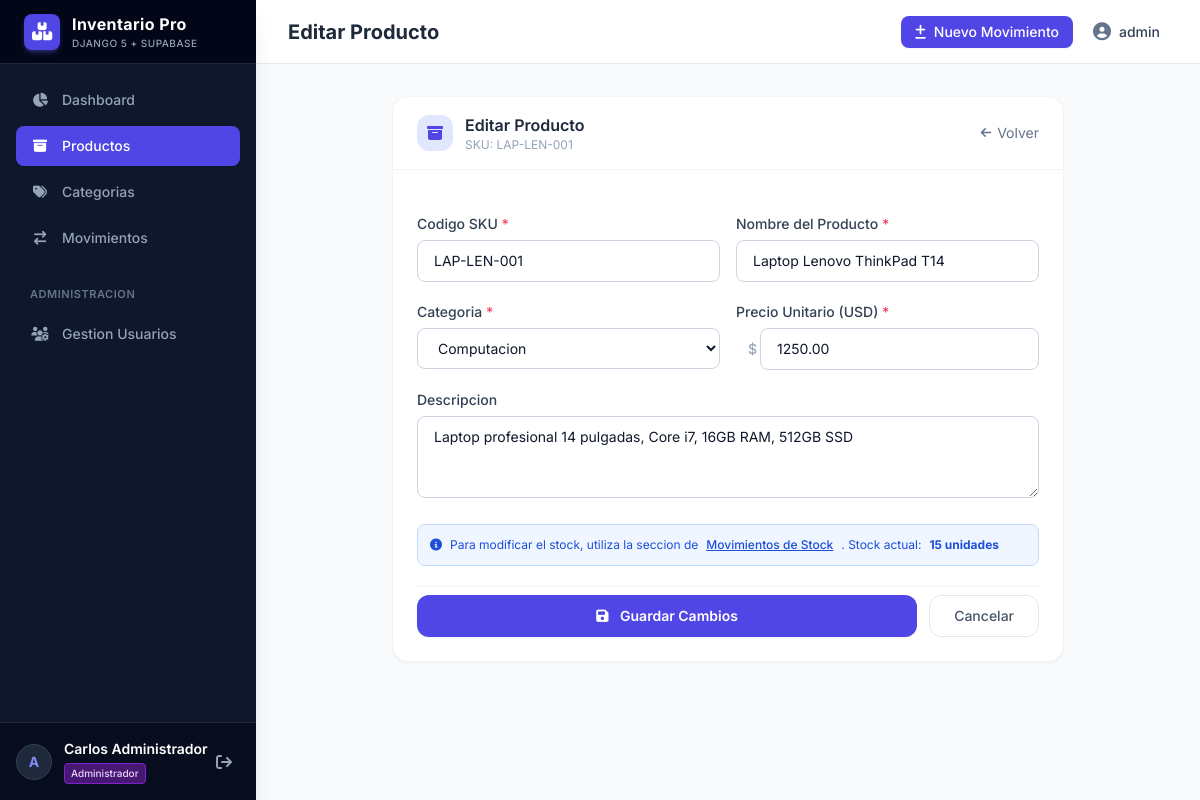
The page /products/1/edit/ (signed in) on the database its author committed.
### inventory/models.py (models this page shows, shortened)
class CustomUser(AbstractUser):
    class Role(models.TextChoices):
        ADMIN = 'admin', _('Administrador')
        BODEGUERO = 'bodeguero', _('Jefe de Bodega')
        OPERARIO = 'operario', _('Operario')
    role = models.CharField(
        max_length=20,
        choices=Role.choices,
        default=Role.OPERARIO,
        verbose_name=_('Rol'),
        help_text=_('Define el perfil de acceso y permisos dentro del sistema.')
    )
    class Meta:
        verbose_name = _('Usuario')
        verbose_name_plural = _('Usuarios')
        ordering = ['id']
    @property
    def is_admin_role(self):
        return self.role.lower() == self.Role.ADMIN or self.is_superuser

class Product(models.Model):
    category = models.ForeignKey(
        Category,
        on_delete=models.PROTECT,
        related_name='products',
        verbose_name=_('Categoría')
    )
    name = models.CharField(
        max_length=150,
        verbose_name=_('Nombre del Producto')
    )
    sku = models.CharField(
        max_length=50,
        unique=True,
        db_index=True,
        verbose_name=_('Código SKU')
    )
    description = models.TextField(
        blank=True,
        null=True,
        verbose_name=_('Descripción')
    )
    price = models.DecimalField(
        max_digits=12,
        decimal_places=2,
        validators=[MinValueValidator(0)],
        verbose_name=_('Precio Unitario')
    )
    stock_actual = models.PositiveIntegerField(
        default=0,
        verbose_name=_('Stock Actual'),
        help_text=_('Actualizado automáticamente mediante transacciones de stock.')
    )
    created_at = models.DateTimeField(
        auto_now_add=True,
        verbose_name=_('Fecha de Creación')
    )
    updated_at = models.DateTimeField(
        auto_now=True,
        verbose_name=_('Última Actualización')
    )
    class Meta:
        verbose_name = _('Producto')
        verbose_name_plural = _('Productos')
        ordering = ['name']

### inventory/views.py (the view)
# urls.py: path('products/<int:pk>/edit/', product_update_view, name='product_update'),
@bodeguero_or_admin_required
def product_update_view(request, pk):
    product = get_object_or_404(Product, pk=pk)
    if request.method == 'POST':
        form = ProductForm(request.POST, instance=product)
        if form.is_valid():
            form.save()
            messages.success(request, f'Producto {product.name} actualizado correctamente.')
            return redirect('product_list')
    else:
        form = ProductForm(instance=product)
    return render(request, 'inventory/product_form.html', {'form': form, 'product': product, 'title': 'Editar Producto'})

### inventory/forms.py (shortened to what this page needs)
class ProductForm(forms.ModelForm):
    class Meta:
        model = Product
        fields = ['sku', 'name', 'category', 'price', 'description']
        widgets = {
            'sku': forms.TextInput(attrs={'class': INPUT_CLASS, 'placeholder': 'Ej: LAP-001'}),
            'name': forms.TextInput(attrs={'class': INPUT_CLASS, 'placeholder': 'Nombre descriptivo del producto'}),
            'category': forms.Select(attrs={'class': SELECT_CLASS}),
            'price': forms.NumberInput(attrs={'class': INPUT_CLASS, 'placeholder': '0.00', 'step': '0.01'}),
            'description': forms.Textarea(attrs={'class': INPUT_CLASS, 'rows': 3, 'placeholder': 'Especificaciones...'}),
        }

### inventory/models.py (called while the page is built)
    def __str__(self):
        return self.name

### templates/inventory/product_form.html (shortened to what this page needs)
{% extends 'base.html' %}
{% block header_title %}{{ title }}{% endblock %}
{% block content %}
<div class="max-w-2xl mx-auto">
    <div class="bg-white rounded-2xl shadow-sm border border-slate-100 overflow-hidden">
        <div class="px-6 py-4 border-b border-slate-100 flex items-center justify-between">
            <div class="flex items-center gap-3">
                <div class="w-9 h-9 rounded-xl bg-indigo-100 flex items-center justify-center">
                    <i class="fa-solid fa-box-archive text-indigo-600"></i>
                </div>
                <div>
                    <h2 class="font-semibold text-slate-800">{{ title }}</h2>
                    {% if product %}
                    <p class="text-xs text-slate-400">SKU: {{ product.sku }}</p>
                    {% endif %}
                </div>
            </div>
            <a href="{% url 'product_list' %}" class="text-sm text-slate-500 hover:text-slate-700 flex items-center gap-1.5">
                <i class="fa-solid fa-arrow-left text-xs"></i> Volver
            </a>
        </div>
        <form method="post" class="p-6 space-y-5">
            <div class="grid grid-cols-1 sm:grid-cols-2 gap-4">
                <div>
                    <label class="block text-sm font-medium text-slate-700 mb-1.5">
                        Codigo SKU <span class="text-rose-500">*</span>
                    </label>
                    {{ form.sku }}
                </div>
                <div>
                    <label class="block text-sm font-medium text-slate-700 mb-1.5">
                        Nombre del Producto <span class="text-rose-500">*</span>
                    </label>
                    {{ form.name }}
                </div>
            </div>
            <div class="grid grid-cols-1 sm:grid-cols-2 gap-4">
                <div>
                    <label class="block text-sm font-medium text-slate-700 mb-1.5">
                        Categoria <span class="text-rose-500">*</span>
                    </label>
                    {{ form.category }}
                </div>
                <div>
                    <label class="block text-sm font-medium text-slate-700 mb-1.5">
                        Precio Unitario (USD) <span class="text-rose-500">*</span>
                    </label>
                    <div class="relative">
                        <span class="absolute left-3 top-1/2 -translate-y-1/2 text-slate-400 text-sm font-medium">$</span>
                        <div class="pl-6">{{ form.price }}</div>
                    </div>
                </div>
            </div>
            <div>
                <label class="block text-sm font-medium text-slate-700 mb-1.5">Descripcion</label>
                {{ form.description }}
            </div>
            {% if product %}
            <div class="p-3 rounded-lg bg-blue-50 border border-blue-200 text-xs text-blue-700 flex items-center gap-2">
                <i class="fa-solid fa-circle-info"></i>
                Para modificar el stock, utiliza la seccion de <a href="{% url 'transaction_create' %}?product={{ product.pk }}" class="underline font-medium">Movimientos de Stock</a>.
                Stock actual: <strong>{{ product.stock_actual }} unidades</strong>
            </div>
            {% endif %}
            <div class="flex gap-3 pt-2 border-t border-slate-100">
                <button type="submit" class="flex-1 py-2.5 rounded-xl bg-indigo-600 hover:bg-indigo-700 text-white font-semibold text-sm transition-colors shadow-sm">
                    <i class="fa-solid fa-floppy-disk mr-2"></i>
                    {% if product %}Guardar Cambios{% else %}Crear Producto{% endif %}
                </button>
                <a href="{% url 'product_list' %}" class="px-6 py-2.5 rounded-xl border border-slate-200 text-slate-600 text-sm font-medium hover:bg-slate-50 transition-colors">
                    Cancelar
                </a>
            </div>
        </form>
    </div>
</div>
{% endblock %}

### templates/base.html (shortened to what this page needs)
<!DOCTYPE html>
<html lang="es" class="h-full bg-slate-50">
<head>
    <script src="https://cdn.tailwindcss.com"></script>
    <link rel="stylesheet" href="https://cdnjs.cloudflare.com/ajax/libs/font-awesome/6.5.1/css/all.min.css">
</head>
<body class="h-full text-slate-800 antialiased" x-data="{ sidebarOpen: false }">
    <div class="min-h-full flex">
        <aside
            :class="sidebarOpen ? 'translate-x-0' : '-translate-x-full'"
            class="fixed inset-y-0 left-0 z-50 w-64 bg-slate-900 text-slate-300 transition-transform duration-300 ease-in-out md:translate-x-0 md:static md:inset-0 flex flex-col justify-between shadow-xl"
        >
            <div>
                <div class="h-16 flex items-center px-6 bg-slate-950 border-b border-slate-800">
                    <div class="flex items-center gap-3">
                        <div class="w-9 h-9 rounded-lg bg-indigo-600 flex items-center justify-center text-white shadow-md shadow-indigo-500/30">
                            <i class="fa-solid fa-boxes-stacked text-lg"></i>
                        </div>
                        <div>
                            <span class="font-bold text-white tracking-wide text-base">Inventario Pro</span>
                            <span class="block text-[10px] text-slate-400 font-medium uppercase tracking-wider">Django 5 + Supabase</span>
                        </div>
                    </div>
                </div>
                <nav class="p-4 space-y-1.5">
                    <a href="{% url 'dashboard' %}" class="flex items-center gap-3 px-3.5 py-2.5 rounded-lg text-sm font-medium transition-colors {% if request.resolver_match.url_name == 'dashboard' %}bg-indigo-600 text-white shadow-sm{% else %}hover:bg-slate-800 hover:text-white text-slate-400{% endif %}">
                        <i class="fa-solid fa-chart-pie w-5 text-center"></i>
                        <span>Dashboard</span>
                    </a>
                    <a href="{% url 'product_list' %}" class="flex items-center gap-3 px-3.5 py-2.5 rounded-lg text-sm font-medium transition-colors {% if 'product' in request.resolver_match.url_name %}bg-indigo-600 text-white shadow-sm{% else %}hover:bg-slate-800 hover:text-white text-slate-400{% endif %}">
                        <i class="fa-solid fa-box-archive w-5 text-center"></i>
                        <span>Productos</span>
                    </a>
                    <a href="{% url 'category_list' %}" class="flex items-center gap-3 px-3.5 py-2.5 rounded-lg text-sm font-medium transition-colors {% if 'category' in request.resolver_match.url_name %}bg-indigo-600 text-white shadow-sm{% else %}hover:bg-slate-800 hover:text-white text-slate-400{% endif %}">
                        <i class="fa-solid fa-tags w-5 text-center"></i>
                        <span>Categorias</span>
                    </a>
                    <a href="{% url 'transaction_list' %}" class="flex items-center gap-3 px-3.5 py-2.5 rounded-lg text-sm font-medium transition-colors {% if 'transaction' in request.resolver_match.url_name %}bg-indigo-600 text-white shadow-sm{% else %}hover:bg-slate-800 hover:text-white text-slate-400{% endif %}">
                        <i class="fa-solid fa-arrow-right-arrow-left w-5 text-center"></i>
                        <span>Movimientos</span>
                    </a>
                    {% if user.is_admin_role %}
                    <div class="pt-4 pb-1">
                        <span class="px-3.5 text-[11px] font-semibold text-slate-500 uppercase tracking-wider">Administracion</span>
                    </div>
                    <a href="{% url 'user_list' %}" class="flex items-center gap-3 px-3.5 py-2.5 rounded-lg text-sm font-medium transition-colors {% if 'user' in request.resolver_match.url_name %}bg-indigo-600 text-white shadow-sm{% else %}hover:bg-slate-800 hover:text-white text-slate-400{% endif %}">
                        <i class="fa-solid fa-users-gear w-5 text-center"></i>
                        <span>Gestion Usuarios</span>
                    </a>
                    {% endif %}
                </nav>
            </div>
            <div class="p-4 border-t border-slate-800 bg-slate-950/60">
                <div class="flex items-center justify-between">
                    <div class="flex items-center gap-3 overflow-hidden">
                        <div class="w-9 h-9 rounded-full bg-slate-800 border border-slate-700 flex items-center justify-center font-bold text-sm text-indigo-400 shrink-0">
                            {{ user.username|make_list|first|upper }}
                        </div>
                        <div class="truncate">
                            <p class="text-sm font-semibold text-white truncate">{{ user.get_full_name|default:user.username }}</p>
                            <span class="inline-flex items-center px-1.5 py-0.5 rounded text-[10px] font-medium
                                {% if user.role == 'admin' %}bg-purple-900/80 text-purple-200 border border-purple-700
                                {% elif user.role == 'bodeguero' %}bg-blue-900/80 text-blue-200 border border-blue-700
                                {% else %}bg-emerald-900/80 text-emerald-200 border border-emerald-700{% endif %}">
                                {{ user.get_role_display }}
                            </span>
                        </div>
                    </div>
                    <a href="{% url 'logout' %}" title="Cerrar sesion" class="p-2 text-slate-400 hover:text-rose-400 hover:bg-slate-800 rounded-lg transition-colors">
                        <i class="fa-solid fa-arrow-right-from-bracket"></i>
                    </a>
                </div>
            </div>
        </aside>
        <div class="flex-1 flex flex-col min-w-0 overflow-hidden">
            <header class="h-16 bg-white border-b border-slate-200 flex items-center justify-between px-4 sm:px-6 lg:px-8 shrink-0">
                <div class="flex items-center gap-4">
                    <h1 class="text-lg sm:text-xl font-bold text-slate-800">
                        {% block header_title %}Panel de Control{% endblock %}
                    </h1>
                </div>
                <div class="flex items-center gap-3">
                    <a href="{% url 'transaction_create' %}" class="inline-flex items-center gap-2 px-3.5 py-1.5 rounded-lg bg-indigo-600 text-white hover:bg-indigo-700 text-sm font-medium shadow-sm transition-all">
                        <i class="fa-solid fa-plus-minus"></i>
                        <span class="hidden sm:inline">Nuevo Movimiento</span>
                    </a>
                    <a href="{% url 'profile' %}" class="p-2 text-slate-500 hover:text-slate-700 rounded-lg hover:bg-slate-100 text-sm flex items-center gap-2">
                        <i class="fa-solid fa-user-circle text-lg"></i>
                        <span class="hidden md:inline font-medium text-slate-700">{{ user.username }}</span>
                    </a>
                </div>
            </header>
            <main class="flex-1 overflow-y-auto p-4 sm:p-6 lg:p-8 bg-slate-50">
                {% block content %}{% endblock %}
            </main>
        </div>
    </div>
</body>
</html>

### templates/base.html (style rules this page uses)
body { font-family: 'Inter', sans-serif; }

### rows shown on the page
CustomUser: username|make_list "A", get_full_name "Carlos Administrador", role "Administrador", username "admin"
Product: sku "LAP-LEN-001", name "Laptop Lenovo ThinkPad T14", category "Computacion", price "1250.00", description "Laptop profesional 14 pulgadas, Core i7, 16GB RAM, 512GB SSD", stock_actual "15"

### other values the page prints
{{ title }} "Editar Producto"
